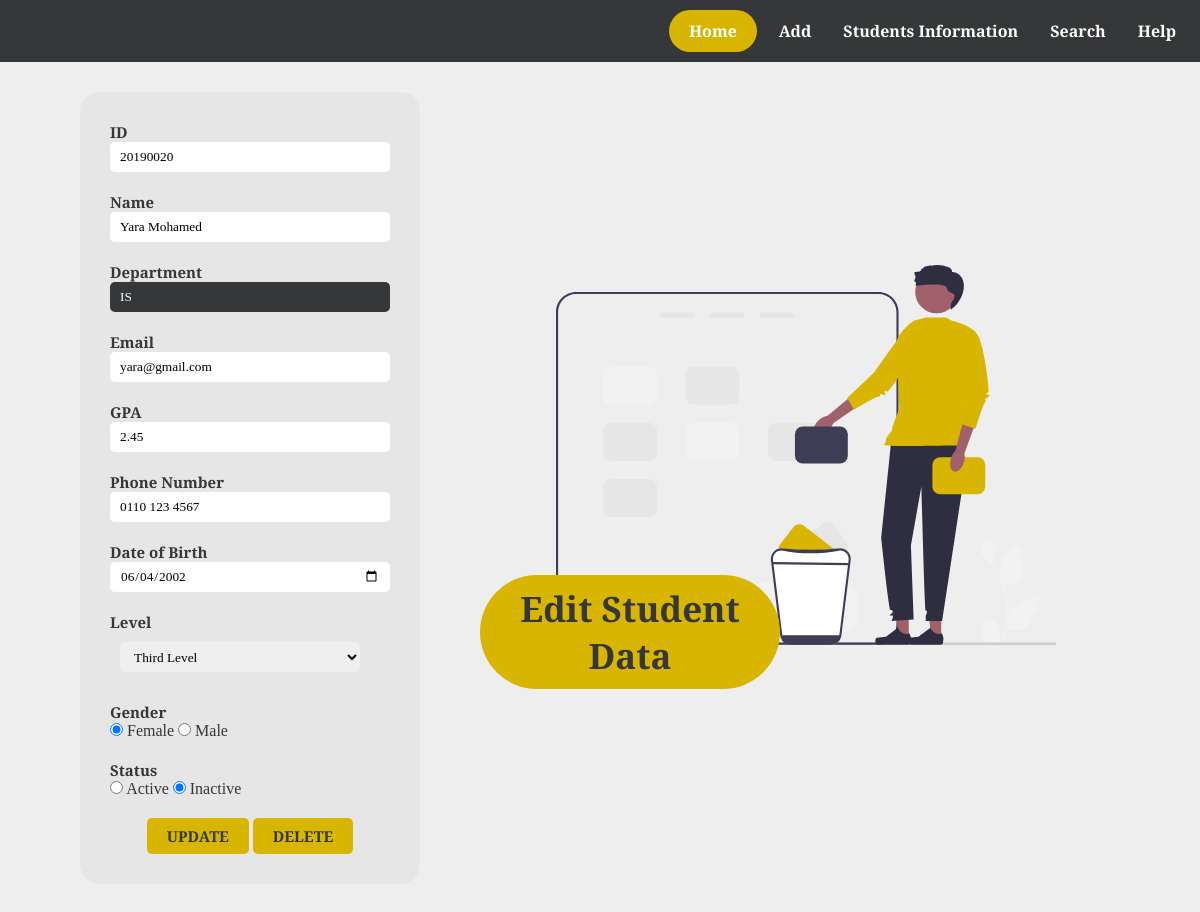
Page /edit/20190020 on the committed database.
### pages/models.py (models this page shows, shortened)
class Student(models.Model):
    levels = [ ('First Level','First Level'), ('Second Level','Second Level'),
                ('Third Level','Third Level'), ('Fourth Level','Fourth Level')]
    stuId = models.CharField(max_length=8, unique=True)
    name = models.CharField(max_length=100)
    department = models.CharField(max_length=50)
    email = models.EmailField()
    GPA = models.DecimalField(max_digits=3,decimal_places=2)
    phone = models.CharField(max_length=20)
    date = models.DateField()
    level = models.CharField(max_length=50, choices=levels)
    gender = models.CharField(max_length=50 ,choices=[('Female','Female'), ('Male', 'Male')])
    status = models.CharField(max_length=50,choices=[('Active', 'Active'), ('Inactive','Inactive')])
    class Meta:
        ordering = ['status','stuId']

### pages/views.py (the view)
# urls.py: path('edit/<int:id>',views.Edit, name='Edit'),
def Edit(request, id):
    student_id = Student.objects.get(stuId = id)
    stu = {'stu' : student_id}
    return render(request, 'edit.html', stu)

### templates/edit.html (shortened to what this page needs)
{% load static %}
<!DOCTYPE html>
<html lang="en">
<head>
      <link rel="stylesheet" href="{% static 'css/nav.css' %}">
      <link rel="stylesheet" href="{% static 'css/form.css' %}">
      <link rel="stylesheet" href="{% static 'css/edit.css' %}">
</head>
   <body>
      <div class="nav">
         <ul id="nav">
            <li> <a href="{% url 'Home' %}" id="home">Home</a> </li>
            <li> <a href="{% url 'Add' %}">Add</a> </li>
            <li> <a href="{% url 'table' %}">Students Information</a> </li>
            <li> <a href="{% url 'search' %}">Search</a> </li>
            <li> <a href="{% url 'Help' %}">Help</a> </li>
         </ul>
      </div>
      <img src="{% static 'images/new/undraw/delete.svg' %}" alt="">
      <h2>Edit Student Data</h2>
      <form id="form" method="POST" action=" {% url 'update' stu.id %}">
         <div>
            <label class="lab"> ID </label>
            <br>
            <input class="inp" name="id" type="text" placeholder="ID" value="{{stu.stuId}}" >
         </div>
         <div >
            <label class="lab"> Name </label>
            <br>
            <input class="inp" type="text" name="name" placeholder="Name" value="{{stu.name|capfirst}}">
         </div>
         <div>
            <label class="lab" >Department</label>
            <br>
            <input class="inp" type="text" value="{{stu.department}}" name="department" disabled>
         </div>
         <div>
            <label class="lab">Email</label>
            <br>
            <input class="inp" name="email" type="email" placeholder="Email" value="{{stu.email}}">
         </div>
         <div>
            <label class="lab">GPA </label>
            <br>
            <input name="gpa" class="inp" type="number" step="0.01" placeholder="GPA" min="0" max="4" value="{{stu.GPA}}">
         </div>
         <div >
            <label class="lab">Phone Number</label>
            <br>
            <input class="inp" name="phone" type="tel" placeholder="phone number" value="{{stu.phone}}">
         </div>
         <div>
            <label class="lab"> Date of Birth  </label>
            <br>
            <input class="inp" name="date" type="date" placeholder="Date of birth" value="{{stu.date|date:'Y-m-d'}}">
         </div>
         <div>
            <label class="lab">Level</label>
            <br>
            <div class="sel">
               <select class="inp" name="level">
                  {%if stu.level == 'First Level' %}
                  <option value="First Level" selected>First Level</option>
                  <option value="Second Level">Second Level</option>
                  <option value="Third Level">Third Level</option>
                  <option value="Fourth Level">Fourth Level</option>
                  {%elif stu.level == 'Second Level' %}
                  <option value="First Level">First Level</option>
                  <option value="Second Level" selected>Second Level</option>
                  <option value="Third Level">Third Level</option>
                  <option value="Fourth Level">Fourth Level</option>
                  {%elif stu.level == 'Third Level' %}
                  <option value="Third Level" selected>Third Level</option>
                  {% else %}
                  <option value="First Level">First Level</option>
                  <option value="Second Level">Second Level</option>
                  <option value="Third Level">Third Level</option>
                  <option value="Fourth Level" selected>Fourth Level</option>
                  {% endif %}
               </select>
            </div>
         </div>
         <div>
            <label class="lab">Gender </label>
            <br>
            {%if stu.gender == 'Female' %}
            <input type="radio" id="female" name="gender" value="Female" checked/>
            <label for="female">Female</label>
            <input type="radio" id="male" name="gender" value="Male"/>
            <label for="male">Male</label>
            {% else %}
            <input type="radio" id="female" name="gender" value="Female"/>
            <label for="female">Female</label>
            <input type="radio" id="male" name="gender" value="Male" checked/>
            <label for="male">Male</label>
            {% endif %}
         </div>
         <div>
            <label class="lab">Status</label>
            <br>
            {% if stu.status == 'Active' %}
            <input type="radio" id="Active" name="status" value="Active" checked/>
            <label for="Active">Active</label>
            <input type="radio" id="Inactive" name="status" value="Inactive"/>
            <label for="Inactive">Inactive</label>
            {% else %}
            <input type="radio" id="Active" name="status" value="Active"/>
            <label for="Active">Active</label>
            <input type="radio" id="Inactive" name="status" value="Inactive" checked/>
            <label for="Inactive">Inactive</label>
            {% endif %}
      </div>
      <div class="sub">
         <input id="send" type="submit" value="Update">
         <button id="delete"><a href="{% url 'delete' stu.id %}">Delete</a></button>
      </div>
      </form>
   </body>
</html>

### project/static/css/nav.css (style rules this page uses)
:root { --first-color: #d8b501; --second-color: #353738; --third-color: #698404; --background: #eee; --extra-color: rgb(230, 230, 230); }
* { margin: 0; padding: 0; }
body { font-family: Arial, Helvetica, sans-serif; font-family: 'Arvo', serif; background-color: var(--background); color: var(--second-color); }
.nav { background-color: var(--second-color); }
.nav ul { float: right; margin: 10px; }
.nav ul li { display: inline-block; margin: 10px 4px; }
.nav ul li a { text-decoration: none; color: white; font-weight: bold; padding: 10px; transition: 0.4s; }
#home { background-color: var(--first-color); color: white; padding: 10px 20px; border-radius: 50px; }

### project/static/css/form.css (style rules this page uses)
:root { --first-color: #d8b501; --second-color: #353738; --third-color: #698404; --background: #eee; --extra-color: rgb(230, 230, 230); }
* { margin: 0; padding: 0; }
form { padding: 20px; background-color: var(--extra-color); width: 25%; margin: 30px 80px; border-radius: 20px; }
form div { padding: 10px; }
form div .lab { font-weight: bold; font-size: 15px; }
form div .inp { width: calc(100% - 20px); height: 30px; border: none; font-family: 'Arvo', serif; border-radius: 5px; padding-right: 10px; padding-left: 10px; outline: none; }
.sub { text-align: center; }
input[type="submit"], #delete { cursor: pointer; border: none; background-color: var(--first-color); padding: 8px 20px; border-radius: 5px; color: white;; font-family: 'Arvo', serif; font-weight: bold; font-size: 15px; text-transform: uppercase; transition: 0.4s; }
input[disabled] { background-color: var(--second-color); color: white; }

### project/static/css/edit.css (style rules this page uses)
:root { --first-color: #d8b501; --second-color: #353738; --third-color: #698404; --background: #eee; --extra-color: rgb(230, 230, 230); }
* { margin: 0; padding: 0; }
body { position: relative; }
img { position: absolute; right: 12%; top: 30%; width: 500px; }
h2 { position: absolute; padding: 10px 30px; right: 35%; top: 65%; font-size: 35px; background-color: var(--first-color); border-radius: 60px; max-width: 240px; text-align: center; }
input[type="submit"], #delete { color: var(--second-color); }
a { text-decoration: none; color: inherit; }

### rows in the picture
Student: id "20190020", name "Yara Mohamed", department "IS", email "yara@gmail.com", gpa "2.45", phone "0110 123 4567", date "06/04/2002", level "Third Level"
